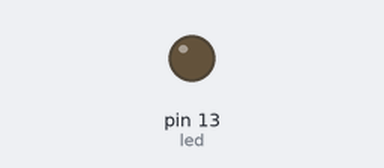
Bench run of a sketch on a simulated Arduino Uno, built with avr-gcc and run on an emulated ATmega328P. Shown: output pins drawn as LEDs (lit = HIGH).

Above: at 0.3 s.
At 4.6 s:
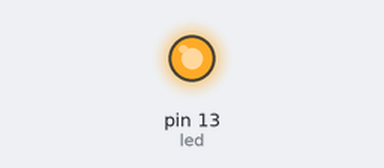
Timing chart, 0 to 7.0 s (numbered marks = the images above):
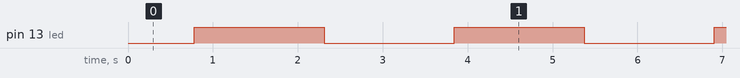

Measured:
- by itself, pin 13 (led): alternates HIGH for 1.5 s and LOW for 1.5 s

The sketch:

Fade.ino
```cpp
int led = 13;
int brightness = 0;
int fadeAmount = 5;
int max_brightness = 255;

void setup() {
  pinMode(led, OUTPUT);
}

void loop() {
  analogWrite(led, brightness);
  brightness = brightness + fadeAmount;
  // reverse the direction of the fading at the ends of the fade:
  if (brightness <= 0 || brightness >= max_brightness) {
    fadeAmount = -fadeAmount;
  }
  // wait for 30 milliseconds to see the dimming effect
  delay(30);
}
```
